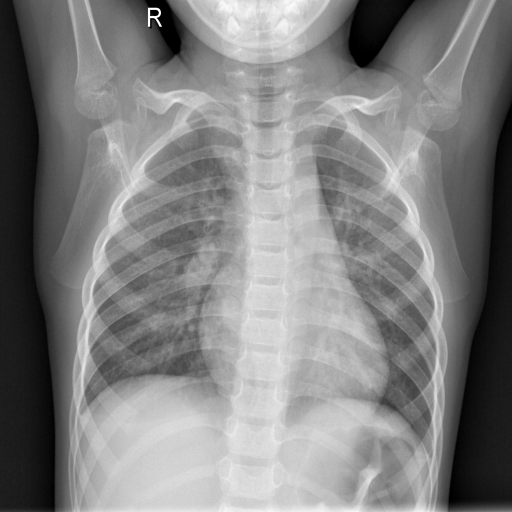
#> input picture 3.2022年学习/FractralDimensionSoftware/COVID-19-c/NORMAL/NORMAL (1).png, 1024 x 1024 px (shown at 1/2 size); its folder holds only this picture in this run
$ python 'testdata quadtree.py'
#> lines starting #> are read from the running program, lines starting #| are printed output that depends on the picture
### 1. 2020年学习/8.  8月份学习（总结第一篇会议论文，开始第二篇期刊论文）/2. 第二篇论文工作/4.quadtree (李根)/quadtree_historgram.py
from numpy import array
import cv2
import numpy as np
import matplotlib.pyplot as plt

# Definition for a QuadTree node.
class Node:
    def __init__(self, val, isLeaf, topLeft, topRight, bottomLeft, bottomRight):
        self.val = val
        self.isLeaf = isLeaf
        self.topLeft = topLeft
        self.topRight = topRight
        self.bottomLeft = bottomLeft
        self.bottomRight = bottomRight

class Solution:
    def __init__(self):
        self.all_grid = []

    def construct(self, grid, stddv_threshold):
        """
        :type grid: List[List[int]]
        :rtype: Node
        """
        mean, stddv = cv2.meanStdDev(grid)
        root = Node('*', True, None, None, None, None)
        """
        if len(grid) == 1:
            root.isLeaf = True
            root.val = True if stddv <= 0.5 else False
            all_grid.append(grid)  #将只有一个元素的点加进来
        """

        if stddv <= stddv_threshold:  # 均方差等于零，那么就代表已经分到单个像素级别了，或者stddv <= 0.8, 分到2*2，就不再划分
            root.isLeaf = True
            root.val = True     #或者是直接等于零，分到一个像素位置
            self.all_grid.append(grid)  #将所有元素像素值都相等的grid添加进来
        else:  # 并非所有值相等
            halfLength = len(grid) // 2  # 使用 // 表示整除
            root.isLeaf = False  # 如果网格中有值不相等，这个节点就不是叶子节点
            # 使用array来完成二维数组的切片
            root.topLeft, tl_all_grid = self.construct(np.array(grid)[:halfLength, :halfLength], stddv_threshold)
            root.topRight, tr_all_grid = self.construct(np.array(grid)[:halfLength, halfLength:], stddv_threshold)
            root.bottomLeft, bl_all_grid = self.construct(np.array(grid)[halfLength:, :halfLength], stddv_threshold)
            root.bottomRight, br_all_grid = self.construct(np.array(grid)[halfLength:, halfLength:], stddv_threshold)
        #return root
        return root, self.all_grid

    def count_blocks(self, grid, stddv_threshold):
        root, all_grid = self.construct(grid, stddv_threshold)
        y = []
        count1 = count2 = count3 = count4 = count5 = count6 = count7 = count8 = count9 = count10 = 0
        for i in range(len(all_grid)):
            # print(all_grid[i])
            # print("="*10)
            if len(all_grid[i]) == 512:
                count1 += 1
            if len(all_grid[i]) == 256:
                count2 += 1
            if len(all_grid[i]) == 128:
                count3 += 1
            if len(all_grid[i]) == 64:
                count4 += 1
            if len(all_grid[i]) == 32:
                count5 += 1
            if len(all_grid[i]) == 16:
                count6 += 1
            if len(all_grid[i]) == 8:
                count7 += 1
                # print(count7)
            if len(all_grid[i]) == 4:
                count8 += 1
            if len(all_grid[i]) == 2:
                count9 += 1
            if len(all_grid[i]) == 1:
                count10 += 1
        y.append(count1), y.append(count2), y.append(count3), y.append(count4), y.append(count5), y.append(count6)
        y.append(count7), y.append(count8), y.append(count9), y.append(count10)
        return y


# [109 lines that do not run on import are left out]

### 1. 2020年学习/8.  8月份学习（总结第一篇会议论文，开始第二篇期刊论文）/2. 第二篇论文工作/4.quadtree (李根)/testdata quadtree.py
import glob
import cv2
import numpy as np
import pandas as pd
import matplotlib.pyplot as plt
import time
from quadtree_historgram import Solution

start_time = time.time()
#data = np.empty(shape=[0, 2916], dtype=int)


#存储处理后的图像
normal = []
viral_pneumonia = []
covid_19 = []
#小于这个值，就不再分割,
stddv_threshold = 20  #小于这个值，就不再分割

def convertjpg(pngfile, data, stddv_threshold):

#> called with stddv_threshold = 20
    img = cv2.imread(pngfile, 0) #0:读取为灰度图,
#> img is the input picture: shape (1024, 1024); min 0, max 255, mean 128.9
    img = cv2.resize(img, (512, 512), interpolation=cv2.INTER_CUBIC)  # 双新兴差值法对图像进行缩放
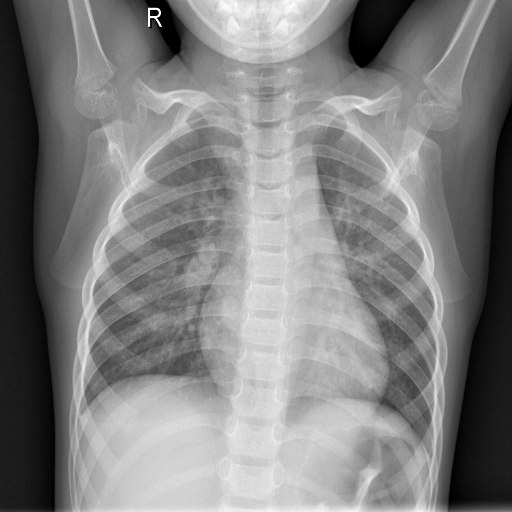
#> img: shape (512, 512); min 0, max 255, mean 128.9
    #data.append(img) #存储的缩放后的灰度图像
    S = Solution()
    every_blocks_num = S.count_blocks(img, stddv_threshold)
#> in construct, `mean, stddv = cv2.meanStdDev(grid)`: mean = [128.9]; stddv = [62.26]
#> in construct, `halfLength = len(grid) // 2`: halfLength = 256
#> call 3 of construct, with stddv_threshold = 20
#> in construct (call 3), `mean, stddv = cv2.meanStdDev(grid)`: mean = [96.15]; stddv = [47.83]
#> in construct (call 3), `mean, stddv = cv2.meanStdDev(grid)`:
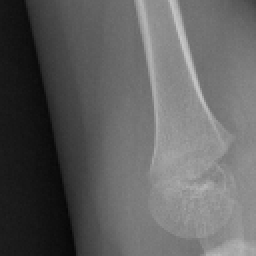
#> grid: shape (128, 128) (shown 2 times larger); min 6, max 200, mean 96.1
#> in construct (call 3), `halfLength = len(grid) // 2`: halfLength = 64
#> call 4 of construct, with stddv_threshold = 20
#> in construct (call 4), `mean, stddv = cv2.meanStdDev(grid)`: mean = [63.99]; stddv = [33.91]
#> in construct (call 4), `mean, stddv = cv2.meanStdDev(grid)`:
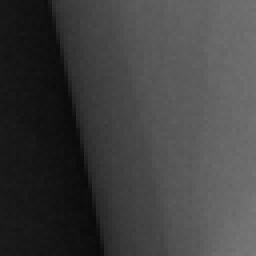
#> grid: shape (64, 64) (shown 4 times larger); min 10, max 120, mean 64
#> in construct (call 4), `halfLength = len(grid) // 2`: halfLength = 32
#> in construct (call 4), `root.topLeft, tl_all_grid = self.construct(np.array(grid)[:halfLength,..`: tl_all_grid = 4 items
#> in construct (call 10), `mean, stddv = cv2.meanStdDev(grid)`: mean = [95.84]; stddv = [9.33]
#> in construct (call 10), `mean, stddv = cv2.meanStdDev(grid)`:
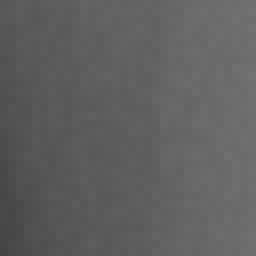
#> grid: shape (32, 32) (shown 8 times larger); min 68, max 115, mean 95.8
#> in construct (call 4), `root.topRight, tr_all_grid = self.construct(np.array(grid)[:halfLength..`: tr_all_grid = 5 items
#> in construct (call 11), `mean, stddv = cv2.meanStdDev(grid)`: mean = [29.17]; stddv = [16.28]
#> in construct (call 11), `mean, stddv = cv2.meanStdDev(grid)`:
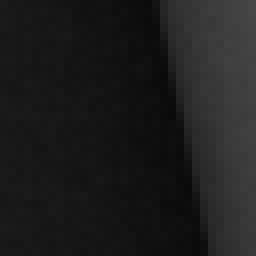
#> grid: shape (32, 32) (shown 8 times larger); min 10, max 71, mean 29.2
#> in construct (call 4), `root.bottomLeft, bl_all_grid = self.construct(np.array(grid)[halfLengt..`: bl_all_grid = 6 items
#> in construct (call 4), `root.bottomRight, br_all_grid = self.construct(np.array(grid)[halfLeng..`: br_all_grid = 7 items
#> in construct (call 13), `mean, stddv = cv2.meanStdDev(grid)`: mean = [128.8]; stddv = [21.22]
#> in construct (call 13), `mean, stddv = cv2.meanStdDev(grid)`:
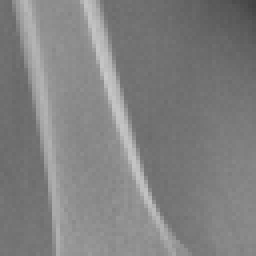
#> grid: shape (64, 64) (shown 4 times larger); min 66, max 200, mean 128.8
#> in construct (call 13), `halfLength = len(grid) // 2`: halfLength = 32
#> in construct (call 14), `mean, stddv = cv2.meanStdDev(grid)`: mean = [141.1]; stddv = [23.99]
#> in construct (call 14), `mean, stddv = cv2.meanStdDev(grid)`:
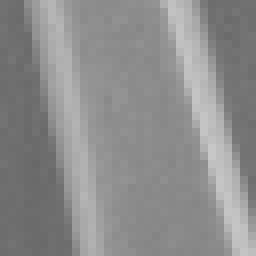
#> grid: shape (32, 32) (shown 8 times larger); min 104, max 200, mean 141.1
#> in construct (call 14), `halfLength = len(grid) // 2`: halfLength = 16
#> in construct (call 14), `root.topLeft, tl_all_grid = self.construct(np.array(grid)[:halfLength,..`: tl_all_grid = 23 items
#> in construct (call 14), `root.topRight, tr_all_grid = self.construct(np.array(grid)[:halfLength..`: tr_all_grid = 48 items
#> in construct (call 14), `root.bottomLeft, bl_all_grid = self.construct(np.array(grid)[halfLengt..`: bl_all_grid = 52 items
#> in construct (call 14), `root.bottomRight, br_all_grid = self.construct(np.array(grid)[halfLeng..`: br_all_grid = 89 items
#> in construct (call 13), `root.topRight, tr_all_grid = self.construct(np.array(grid)[:halfLength..`: tr_all_grid = 90 items
#> in construct (call 13), `root.bottomLeft, bl_all_grid = self.construct(np.array(grid)[halfLengt..`: bl_all_grid = 91 items
#> in construct (call 13), `root.bottomRight, br_all_grid = self.construct(np.array(grid)[halfLeng..`: br_all_grid = 92 items
#> in construct (call 3), `root.bottomLeft, bl_all_grid = self.construct(np.array(grid)[halfLengt..`: bl_all_grid = 108 items
#> in construct (call 3), `root.bottomRight, br_all_grid = self.construct(np.array(grid)[halfLeng..`: br_all_grid = 109 items
#> in construct, `root.topLeft, tl_all_grid = self.construct(np.array(grid)[:halfLength,..`: tl_all_grid = 553 items
#> in construct, `root.topRight, tr_all_grid = self.construct(np.array(grid)[:halfLength..`: tr_all_grid = 959 items
#> in construct, `root.bottomLeft, bl_all_grid = self.construct(np.array(grid)[halfLengt..`: bl_all_grid = 1389 items
#> in construct, `root.bottomRight, br_all_grid = self.construct(np.array(grid)[halfLeng..`: br_all_grid = 1951 items
#> after the loop in count_blocks, `for i in range(len(all_grid)):`: count1 = 0; count10 = 248; count2 = 0; count3 = 1; count4 = 13; count5 = 92; count6 = 249; count7 = 382; count8 = 500; count9 = 466
#> every_blocks_num = [0, 0, 1, 13, 92, 249, 382, 500, 466, 248]
    data.append(every_blocks_num)

    return data

#读取图片数据，转化为矩阵
count0 = 0
for pngfile in glob.glob(r"C:/Users/Yan/Desktop/COVID-19-c/NORMAL/*.png"):
    normal = convertjpg(pngfile, normal, stddv_threshold)  #存储的处理后的原图像和二值图像
#> normal = [[0, 0, 1, 13, 92, 249, 382, 500, 466, 248]]
    count0 += 1
    if count0 == 4:
        break
print(len(normal), np.array(normal))
#| 1 [[  0   0   1  13  92 249 382 500 466 248]]


count1 = 0
for pngfile in glob.glob(r"C:/Users/Yan/Desktop/COVID-19-c/Viral Pneumonia/*.png"):
    viral_pneumonia = convertjpg(pngfile, viral_pneumonia, stddv_threshold)
    count1 += 1
    if count1 == 4:
        break
print(len(viral_pneumonia), np.array(viral_pneumonia))

count2 = 0
for pngfile in glob.glob(r"C:/Users/Yan/Desktop/COVID-19-c/COVID-19/*.png"):
    covid_19 = convertjpg(pngfile, covid_19, stddv_threshold)
    count2 += 1
    if count2 == 4:
        break
print(len(covid_19), np.array(covid_19))

$ run again, on 3.2022年学习/FractralDimensionSoftware/COVID-19-c/NORMAL/NORMAL (1004).png
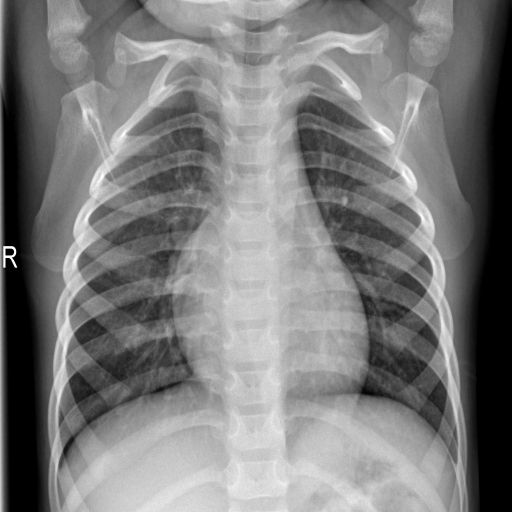
#> input picture 3.2022年学习/FractralDimensionSoftware/COVID-19-c/NORMAL/NORMAL (1004).png, 1024 x 1024 px (shown at 1/2 size)
#> in convertjpg, img is the input picture: shape (1024, 1024); min 0, max 255, mean 122.9
#> img: shape (512, 512)
#> mean = [122.9]; stddv = [61.56]
#> halfLength = 256
#> grid: shape (128, 128)
#> mean = [97.55]; stddv = [36.4]
#> in construct (call 4), `mean, stddv = cv2.meanStdDev(grid)`:
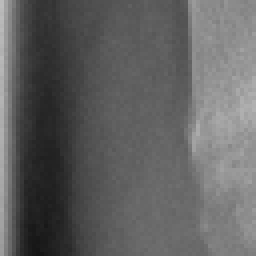
#> grid: shape (64, 64) (shown 4 times larger); min 21, max 188, mean 97.5
#> halfLength = 32
#> mean = [78.85]; stddv = [30.28]
#> in construct (call 5), `mean, stddv = cv2.meanStdDev(grid)`:
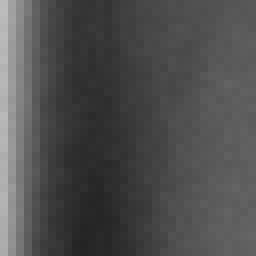
#> grid: shape (32, 32) (shown 8 times larger); min 36, max 188, mean 78.9
#> halfLength = 16
#> tl_all_grid = 22 items, first 6: [[187, 161], [188, 160]], [[140, 120], [138, 121]], [[185, 162], [182, 158]], [[139, 113], [136, 113]], [[96, 81, 74, 62], [98, 82, 69, 67], [96, 81, 71, 65], [96, 79, 70, 64]], [[186, 158], [184, 154]]
#> tr_all_grid = 23 items, first 6: [[187, 161], [188, 160]], [[140, 120], [138, 121]], [[185, 162], [182, 158]], [[139, 113], [136, 113]], [[96, 81, 74, 62], [98, 82, 69, 67], [96, 81, 71, 65], [96, 79, 70, 64]], [[186, 158], [184, 154]]
#> bl_all_grid = 45 items, first 6: [[187, 161], [188, 160]], [[140, 120], [138, 121]], [[185, 162], [182, 158]], [[139, 113], [136, 113]], [[96, 81, 74, 62], [98, 82, 69, 67], [96, 81, 71, 65], [96, 79, 70, 64]], [[186, 158], [184, 154]]
#> br_all_grid = 46 items, first 6: [[187, 161], [188, 160]], [[140, 120], [138, 121]], [[185, 162], [182, 158]], [[139, 113], [136, 113]], [[96, 81, 74, 62], [98, 82, 69, 67], [96, 81, 71, 65], [96, 79, 70, 64]], [[186, 158], [184, 154]]
#> tl_all_grid has the same summary as br_all_grid
#> tr_all_grid = 50 items, first 6: [[187, 161], [188, 160]], [[140, 120], [138, 121]], [[185, 162], [182, 158]], [[139, 113], [136, 113]], [[96, 81, 74, 62], [98, 82, 69, 67], [96, 81, 71, 65], [96, 79, 70, 64]], [[186, 158], [184, 154]]
#> bl_all_grid = 96 items, first 6: [[187, 161], [188, 160]], [[140, 120], [138, 121]], [[185, 162], [182, 158]], [[139, 113], [136, 113]], [[96, 81, 74, 62], [98, 82, 69, 67], [96, 81, 71, 65], [96, 79, 70, 64]], [[186, 158], [184, 154]]
#> br_all_grid = 97 items, first 6: [[187, 161], [188, 160]], [[140, 120], [138, 121]], [[185, 162], [182, 158]], [[139, 113], [136, 113]], [[96, 81, 74, 62], [98, 82, 69, 67], [96, 81, 71, 65], [96, 79, 70, 64]], [[186, 158], [184, 154]]
#> tl_all_grid = 1201 items, first 6: [[187, 161], [188, 160]], [[140, 120], [138, 121]], [[185, 162], [182, 158]], [[139, 113], [136, 113]], [[96, 81, 74, 62], [98, 82, 69, 67], [96, 81, 71, 65], [96, 79, 70, 64]], [[186, 158], [184, 154]]
#> tr_all_grid = 1940 items, first 6: [[187, 161], [188, 160]], [[140, 120], [138, 121]], [[185, 162], [182, 158]], [[139, 113], [136, 113]], [[96, 81, 74, 62], [98, 82, 69, 67], [96, 81, 71, 65], [96, 79, 70, 64]], [[186, 158], [184, 154]]
#> bl_all_grid = 3576 items, first 6: [[187, 161], [188, 160]], [[140, 120], [138, 121]], [[185, 162], [182, 158]], [[139, 113], [136, 113]], [[96, 81, 74, 62], [98, 82, 69, 67], [96, 81, 71, 65], [96, 79, 70, 64]], [[186, 158], [184, 154]]
#> br_all_grid = 4720 items, first 6: [[187, 161], [188, 160]], [[140, 120], [138, 121]], [[185, 162], [182, 158]], [[139, 113], [136, 113]], [[96, 81, 74, 62], [98, 82, 69, 67], [96, 81, 71, 65], [96, 79, 70, 64]], [[186, 158], [184, 154]]
#> all_grid has the same summary as br_all_grid in construct
#> the loop in count_blocks, `for i in range(len(all_grid)): # print(all_grid[i]) # print("="*10)` made 4720 passes
#> count5 on pass 97: 1
#> after the loop in count_blocks, `for i in range(len(all_grid)):`: count1 = 0; count10 = 1136; count2 = 0; count4 = 8; count5 = 94; count6 = 276; count7 = 630; count8 = 892; count9 = 1684
#> every_blocks_num = [0, 0, 0, 8, 94, 276, 630, 892, 1684, 1136]
#> normal = [[0, 0, 0, 8, 94, 276, 630, 892, 1684, 1136]]
#| 1 [[   0    0    0    8   94  276  630  892 1684 1136]]

$ run again, on 3.2022年学习/FractralDimensionSoftware/COVID-19-c/NORMAL/NORMAL (1005).png
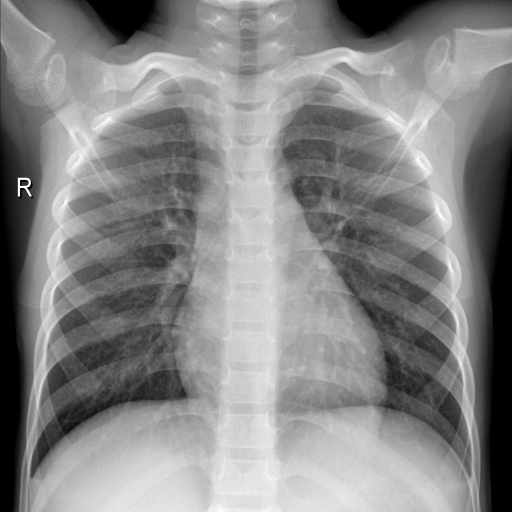
#> input picture 3.2022年学习/FractralDimensionSoftware/COVID-19-c/NORMAL/NORMAL (1005).png, 1024 x 1024 px (shown at 1/2 size)
#> in convertjpg, img is the input picture: shape (1024, 1024); min 0, max 255, mean 133.5
#> img: shape (512, 512)
#> mean = [133.5]; stddv = [59.75]
#> halfLength = 256
#> mean = [131]; stddv = [50.13]
#> in construct (call 3), `mean, stddv = cv2.meanStdDev(grid)`:
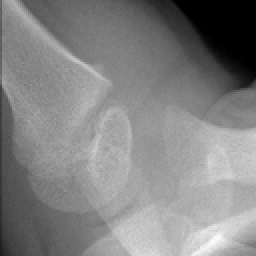
#> grid: shape (128, 128) (shown 2 times larger); min 0, max 252, mean 131
#> halfLength = 64
#> grid: shape (64, 64)
#> mean = [129.4]; stddv = [23]
#> in construct (call 5), `mean, stddv = cv2.meanStdDev(grid)`:
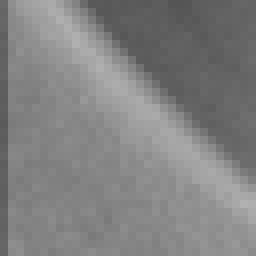
#> grid: shape (32, 32) (shown 8 times larger); min 85, max 177, mean 129.4
#> halfLength = 16
#> tl_all_grid = 13 items
#> tr_all_grid = 26 items
#> bl_all_grid = 27 items
#> br_all_grid = 28 items
#> tl_all_grid = 31 items
#> tr_all_grid = 59 items
#> bl_all_grid = 72 items
#> br_all_grid = 73 items
#> tl_all_grid = 529 items
#> tr_all_grid = 890 items
#> bl_all_grid = 1839 items
#> br_all_grid = 2551 items
#> the loop in count_blocks, `for i in range(len(all_grid)): # print(all_grid[i]) # print("="*10)` made 2551 passes
#> count4 on pass 73: 1
#> after the loop in count_blocks, `for i in range(len(all_grid)):`: count1 = 0; count10 = 500; count2 = 0; count4 = 14; count5 = 91; count6 = 269; count7 = 484; count8 = 542; count9 = 651
#> every_blocks_num = [0, 0, 0, 14, 91, 269, 484, 542, 651, 500]
#> normal = [[0, 0, 0, 14, 91, 269, 484, 542, 651, 500]]
#| 1 [[  0   0   0  14  91 269 484 542 651 500]]

$ run again, on 3.2022年学习/FractralDimensionSoftware/COVID-19-c/NORMAL/NORMAL (1008).png
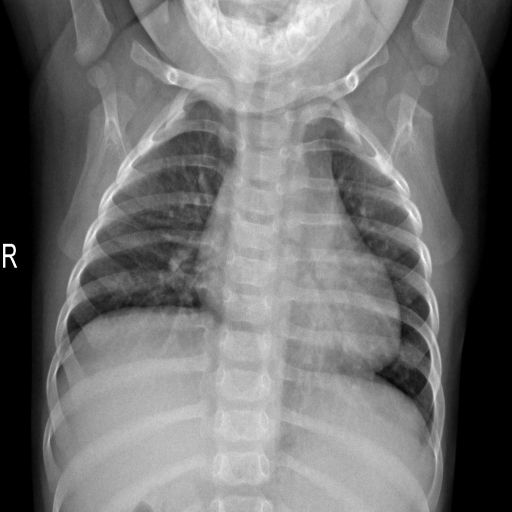
#> input picture 3.2022年学习/FractralDimensionSoftware/COVID-19-c/NORMAL/NORMAL (1008).png, 1024 x 1024 px (shown at 1/2 size)
#> in convertjpg, img is the input picture: shape (1024, 1024); min 0, max 255, mean 113.2
#> img: shape (512, 512)
#> mean = [113.2]; stddv = [63.67]
#> halfLength = 256
#> grid: shape (128, 128)
#> grid: shape (64, 64)
#> grid: shape (32, 32)
#> grid: shape (64, 64)
#> grid: shape (32, 32)
#> grid: shape (64, 64)
#> grid: shape (32, 32)
#> grid: shape (128, 128)
#> grid: shape (64, 64)
#> mean = [111.8]; stddv = [30.36]
#> in construct (call 30), `mean, stddv = cv2.meanStdDev(grid)`:
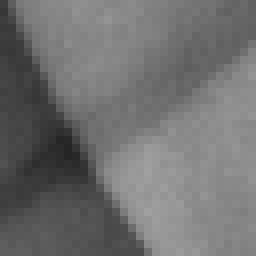
#> grid: shape (32, 32) (shown 8 times larger); min 36, max 160, mean 111.8
#> halfLength = 16
#> tl_all_grid = 29 items
#> tr_all_grid = 30 items
#> bl_all_grid = 40 items
#> br_all_grid = 41 items
#> tl_all_grid = 706 items
#> tr_all_grid = 1133 items
#> bl_all_grid = 1947 items
#> br_all_grid = 2848 items
#> the loop in count_blocks, `for i in range(len(all_grid)): # print(all_grid[i]) # print("="*10)` made 2848 passes
#> count4 on pass 8: 1
#> after the loop in count_blocks, `for i in range(len(all_grid)):`: count1 = 0; count10 = 944; count2 = 0; count3 = 2; count4 = 14; count5 = 87; count6 = 189; count7 = 346; count8 = 534; count9 = 732
#> every_blocks_num = [0, 0, 2, 14, 87, 189, 346, 534, 732, 944]
#> normal = [[0, 0, 2, 14, 87, 189, 346, 534, 732, 944]]
#| 1 [[  0   0   2  14  87 189 346 534 732 944]]
